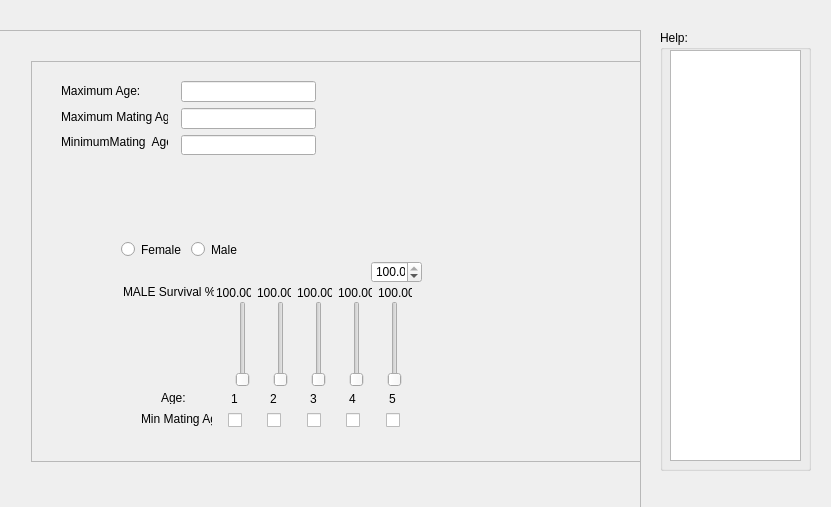
<?xml version="1.0" encoding="UTF-8"?>
<ui version="4.0">
 <class>Dialog</class>
 <widget class="QDialog" name="Dialog">
  <property name="geometry">
   <rect>
    <x>0</x>
    <y>0</y>
    <width>831</width>
    <height>507</height>
   </rect>
  </property>
  <property name="windowTitle">
   <string>Dialog</string>
  </property>
  <widget class="QDialogButtonBox" name="buttonBox">
   <property name="geometry">
    <rect>
     <x>540</x>
     <y>780</y>
     <width>341</width>
     <height>32</height>
    </rect>
   </property>
   <property name="orientation">
    <enum>Qt::Horizontal</enum>
   </property>
   <property name="standardButtons">
    <set>QDialogButtonBox::Cancel|QDialogButtonBox::Ok</set>
   </property>
  </widget>
  <widget class="QScrollArea" name="scrollArea">
   <property name="geometry">
    <rect>
     <x>-20</x>
     <y>30</y>
     <width>661</width>
     <height>761</height>
    </rect>
   </property>
   <property name="widgetResizable">
    <bool>true</bool>
   </property>
   <widget class="QWidget" name="scrollAreaWidgetContents">
    <property name="geometry">
     <rect>
      <x>0</x>
      <y>0</y>
      <width>659</width>
      <height>759</height>
     </rect>
    </property>
    <widget class="QFrame" name="frame">
     <property name="geometry">
      <rect>
       <x>50</x>
       <y>30</y>
       <width>631</width>
       <height>401</height>
      </rect>
     </property>
     <property name="frameShape">
      <enum>QFrame::StyledPanel</enum>
     </property>
     <property name="frameShadow">
      <enum>QFrame::Raised</enum>
     </property>
     <widget class="QDoubleSpinBox" name="doubleSpinBox">
      <property name="geometry">
       <rect>
        <x>340</x>
        <y>200</y>
        <width>51</width>
        <height>22</height>
       </rect>
      </property>
      <property name="maximum">
       <double>100.000000000000000</double>
      </property>
      <property name="value">
       <double>100.000000000000000</double>
      </property>
     </widget>
     <widget class="QLabel" name="label_11">
      <property name="geometry">
       <rect>
        <x>130</x>
        <y>330</y>
        <width>46</width>
        <height>13</height>
       </rect>
      </property>
      <property name="text">
       <string>Age:</string>
      </property>
     </widget>
     <widget class="QLabel" name="label_12">
      <property name="geometry">
       <rect>
        <x>92</x>
        <y>221</y>
        <width>91</width>
        <height>20</height>
       </rect>
      </property>
      <property name="text">
       <string>MALE Survival %:</string>
      </property>
     </widget>
     <widget class="QLabel" name="label_13">
      <property name="geometry">
       <rect>
        <x>110</x>
        <y>350</y>
        <width>71</width>
        <height>16</height>
       </rect>
      </property>
      <property name="text">
       <string>Min Mating Age:</string>
      </property>
     </widget>
     <widget class="QRadioButton" name="radioButton">
      <property name="geometry">
       <rect>
        <x>160</x>
        <y>180</y>
        <width>82</width>
        <height>17</height>
       </rect>
      </property>
      <property name="text">
       <string>Male</string>
      </property>
     </widget>
     <widget class="QRadioButton" name="radioButton_2">
      <property name="geometry">
       <rect>
        <x>90</x>
        <y>180</y>
        <width>82</width>
        <height>17</height>
       </rect>
      </property>
      <property name="text">
       <string>Female</string>
      </property>
     </widget>
     <widget class="QWidget" name="">
      <property name="geometry">
       <rect>
        <x>187</x>
        <y>240</y>
        <width>201</width>
        <height>86</height>
       </rect>
      </property>
      <layout class="QHBoxLayout" name="horizontalLayout">
       <item>
        <widget class="QSlider" name="verticalSlider">
         <property name="orientation">
          <enum>Qt::Vertical</enum>
         </property>
        </widget>
       </item>
       <item>
        <widget class="QSlider" name="verticalSlider_2">
         <property name="orientation">
          <enum>Qt::Vertical</enum>
         </property>
        </widget>
       </item>
       <item>
        <widget class="QSlider" name="verticalSlider_3">
         <property name="orientation">
          <enum>Qt::Vertical</enum>
         </property>
        </widget>
       </item>
       <item>
        <widget class="QSlider" name="verticalSlider_4">
         <property name="orientation">
          <enum>Qt::Vertical</enum>
         </property>
        </widget>
       </item>
       <item>
        <widget class="QSlider" name="verticalSlider_5">
         <property name="orientation">
          <enum>Qt::Vertical</enum>
         </property>
        </widget>
       </item>
      </layout>
     </widget>
     <widget class="QWidget" name="">
      <property name="geometry">
       <rect>
        <x>185</x>
        <y>224</y>
        <width>196</width>
        <height>15</height>
       </rect>
      </property>
      <layout class="QHBoxLayout" name="horizontalLayout_3">
       <item>
        <widget class="QLabel" name="label_5">
         <property name="text">
          <string>100.00</string>
         </property>
        </widget>
       </item>
       <item>
        <widget class="QLabel" name="label_4">
         <property name="text">
          <string>100.00</string>
         </property>
        </widget>
       </item>
       <item>
        <widget class="QLabel" name="label">
         <property name="text">
          <string>100.00</string>
         </property>
        </widget>
       </item>
       <item>
        <widget class="QLabel" name="label_2">
         <property name="text">
          <string>100.00</string>
         </property>
        </widget>
       </item>
       <item>
        <widget class="QLabel" name="label_3">
         <property name="text">
          <string>100.00</string>
         </property>
        </widget>
       </item>
      </layout>
     </widget>
     <widget class="QWidget" name="">
      <property name="geometry">
       <rect>
        <x>200</x>
        <y>330</y>
        <width>191</width>
        <height>16</height>
       </rect>
      </property>
      <layout class="QHBoxLayout" name="horizontalLayout_2">
       <item>
        <widget class="QLabel" name="label_6">
         <property name="text">
          <string>1</string>
         </property>
        </widget>
       </item>
       <item>
        <widget class="QLabel" name="label_7">
         <property name="text">
          <string>2</string>
         </property>
        </widget>
       </item>
       <item>
        <widget class="QLabel" name="label_8">
         <property name="text">
          <string>3</string>
         </property>
        </widget>
       </item>
       <item>
        <widget class="QLabel" name="label_9">
         <property name="text">
          <string>4</string>
         </property>
        </widget>
       </item>
       <item>
        <widget class="QLabel" name="label_10">
         <property name="text">
          <string>5</string>
         </property>
        </widget>
       </item>
      </layout>
     </widget>
     <widget class="QWidget" name="">
      <property name="geometry">
       <rect>
        <x>197</x>
        <y>350</y>
        <width>191</width>
        <height>20</height>
       </rect>
      </property>
      <layout class="QHBoxLayout" name="horizontalLayout_4">
       <item>
        <widget class="QCheckBox" name="checkBox_10">
         <property name="text">
          <string/>
         </property>
        </widget>
       </item>
       <item>
        <widget class="QCheckBox" name="checkBox_9">
         <property name="text">
          <string/>
         </property>
        </widget>
       </item>
       <item>
        <widget class="QCheckBox" name="checkBox_8">
         <property name="text">
          <string/>
         </property>
        </widget>
       </item>
       <item>
        <widget class="QCheckBox" name="checkBox_7">
         <property name="text">
          <string/>
         </property>
        </widget>
       </item>
       <item>
        <widget class="QCheckBox" name="checkBox">
         <property name="text">
          <string/>
         </property>
        </widget>
       </item>
      </layout>
     </widget>
     <widget class="QWidget" name="">
      <property name="geometry">
       <rect>
        <x>150</x>
        <y>20</y>
        <width>135</width>
        <height>74</height>
       </rect>
      </property>
      <layout class="QVBoxLayout" name="verticalLayout">
       <item>
        <widget class="QLineEdit" name="lineEdit_8"/>
       </item>
       <item>
        <widget class="QLineEdit" name="lineEdit_6"/>
       </item>
       <item>
        <widget class="QLineEdit" name="lineEdit_7"/>
       </item>
      </layout>
     </widget>
     <widget class="QWidget" name="">
      <property name="geometry">
       <rect>
        <x>30</x>
        <y>20</y>
        <width>107</width>
        <height>71</height>
       </rect>
      </property>
      <layout class="QVBoxLayout" name="verticalLayout_2">
       <item>
        <widget class="QLabel" name="label_14">
         <property name="text">
          <string>Maximum Age:</string>
         </property>
        </widget>
       </item>
       <item>
        <widget class="QLabel" name="label_15">
         <property name="text">
          <string>Maximum Mating Age:</string>
         </property>
        </widget>
       </item>
       <item>
        <widget class="QLabel" name="label_16">
         <property name="text">
          <string>MinimumMating  Age:</string>
         </property>
        </widget>
       </item>
      </layout>
     </widget>
    </widget>
   </widget>
  </widget>
  <widget class="QGroupBox" name="groupBox">
   <property name="geometry">
    <rect>
     <x>660</x>
     <y>30</y>
     <width>151</width>
     <height>441</height>
    </rect>
   </property>
   <property name="title">
    <string>Help:</string>
   </property>
   <widget class="QTextBrowser" name="textBrowser">
    <property name="geometry">
     <rect>
      <x>10</x>
      <y>20</y>
      <width>131</width>
      <height>411</height>
     </rect>
    </property>
   </widget>
  </widget>
 </widget>
 <resources/>
 <connections>
  <connection>
   <sender>buttonBox</sender>
   <signal>accepted()</signal>
   <receiver>Dialog</receiver>
   <slot>accept()</slot>
   <hints>
    <hint type="sourcelabel">
     <x>248</x>
     <y>254</y>
    </hint>
    <hint type="destinationlabel">
     <x>157</x>
     <y>274</y>
    </hint>
   </hints>
  </connection>
  <connection>
   <sender>buttonBox</sender>
   <signal>rejected()</signal>
   <receiver>Dialog</receiver>
   <slot>reject()</slot>
   <hints>
    <hint type="sourcelabel">
     <x>316</x>
     <y>260</y>
    </hint>
    <hint type="destinationlabel">
     <x>286</x>
     <y>274</y>
    </hint>
   </hints>
  </connection>
 </connections>
</ui>
